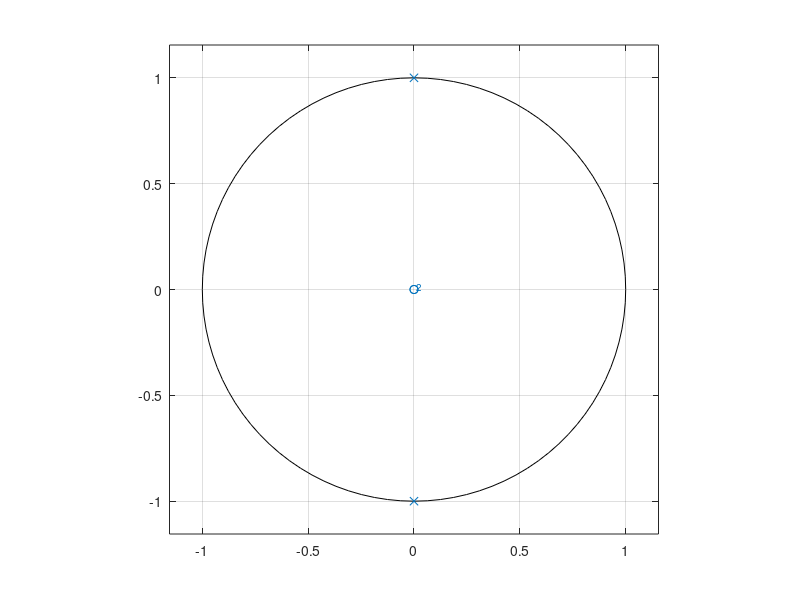
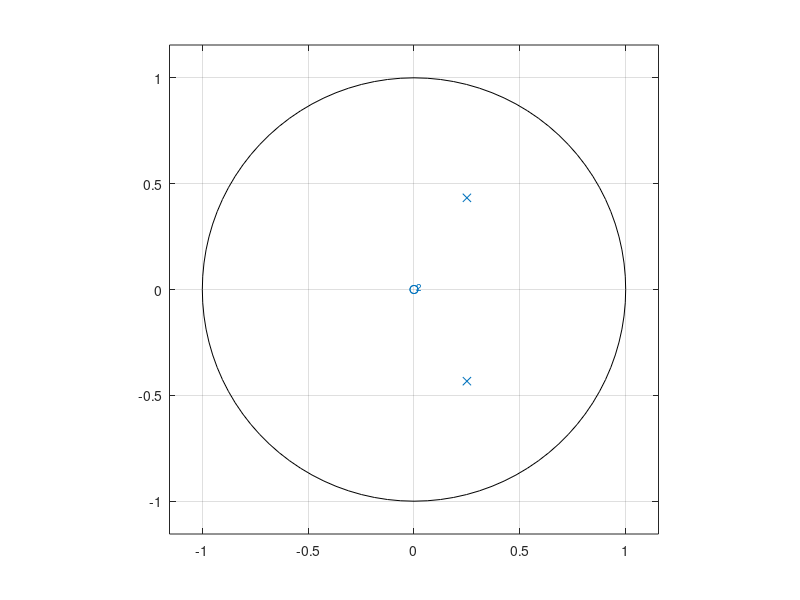
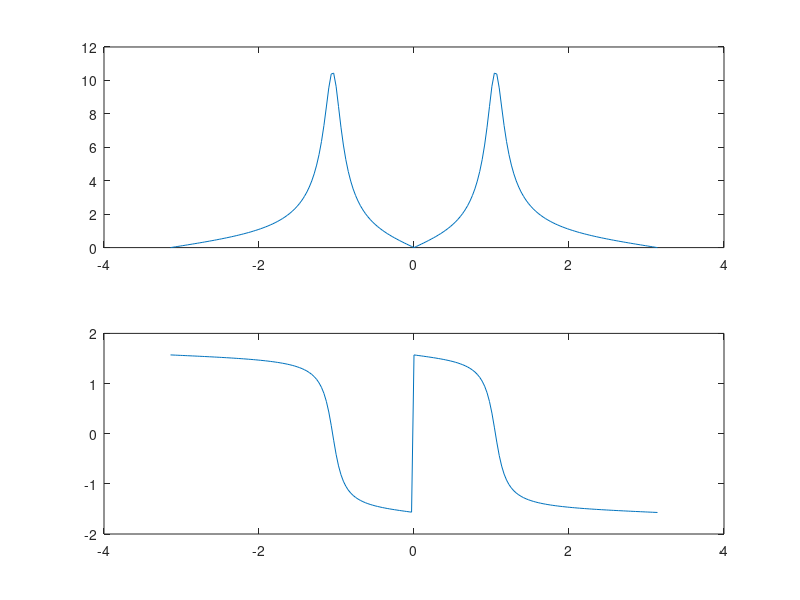
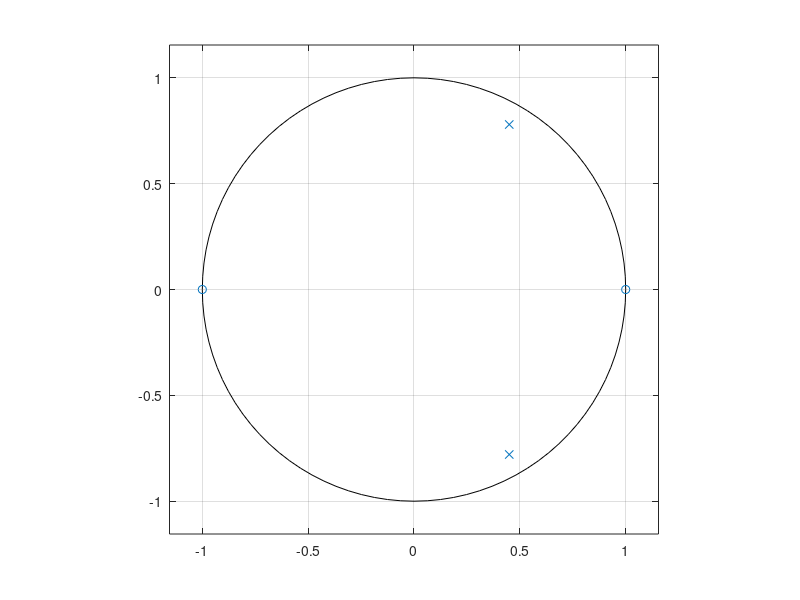

Here is the MATLAB script that generated these plots, in order:
clear all
close all
clc

% Complex poles
% Zero-pole plot of h[z]=(2+2z^-1)/(1-z^-1+z^-2)
bb=[2 2];
aa=[1 -1 1];
zplane(bb,aa)

% Distinct an real poles
% Zero-pole plot of h[z]=1/(1-5/6z^-1+1/6z^-2)
bb=[1];
aa=[1 -5/6 1/6];
zplane(bb,aa)

% Plot of the impulse response h=4*cos((2*pi/6)*(n-1));
n=1:20;
h=4*cos((2*pi/6)*(n-1));
nn=-5:20;
h=[0 0 0 0 0 0 h];
stem(nn,h)

% Zero-pole and impulse response plot of h=4*cos((2*pi/4)*(n));
bb=1;
aa=[1 0 1];
zplane(bb,aa);
n=1:20;
h=4*cos((2*pi/4)*(n));
nn=-5:20;
h=[0 0 0 0 0 0 h];
figure
stem(nn,h)

% Zero-pole and impulse response plot of h=2/sqrt(3)*(0.5).^n*cos(pi/3-pi/6);
bb=1;
aa=[1 -0.5 0.25];
zplane(bb,aa);
n=1:20;
h=2/sqrt(3)*(0.5).^n.*cos(n*pi/3-pi/6);
nn=-5:20;
h=[0 0 0 0 0 0 h];
figure
stem(nn,h)

% Plot the frequency response of y[n]= 0.9y[n − 1]− 0.81y[n − 2]+ x[n]− x[n − 2]
aa= [1 -0.9 0.81];
bb=[1 0 -1];
t=-pi:(pi/100):pi;
HH = freqz(bb, aa,t);
subplot(2,1,1)
plot(t,abs(HH))
subplot(2,1,2)
plot(t,angle(HH))
figure
zplane(bb,aa)